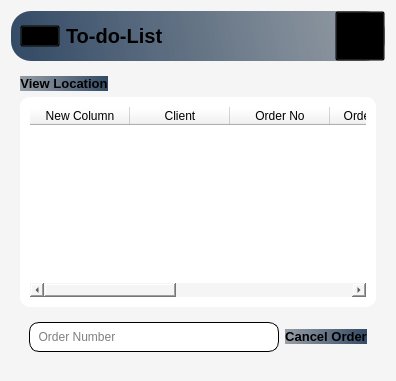
      <widget class="QWidget" name="To_do_List_page">
       <property name="styleSheet">
        <string notr="true">*{
background-color:#f5f5f5;
}
QPushButton,QLabel,#widget_78,#widget_77,#tableWidget_ToDoList{
background:transparent;
}
#HeaderFrame_12{
background-color:qlineargradient(spread:pad,x1:0,y1:0.505682,x2:1,y2:0.477,stop:0 rgba(20,47,78,219),stop:1 rgba(85,98,112,150));
 border-radius: 20px;
}
#btn_viewlocation,#btn_CancelOrder{
background-color:qlineargradient(spread:pad,x1:0,y1:0.505682,x2:1,y2:0.477,stop:0 rgba(85,98,112,150),stop:1 rgba(20,47,78,219));
 border-radius: 15px;
}
#txt_Orderno{
background-color:#fff;
border-radius: 10px;
border: 1px solid #000000
}
#widget_51{
background-color:#fff;
border-radius: 10px;
}
#accountBtn_13:hover{
background-color:#ececec;
 border-radius: 20px;
}
#btn_viewlocation:hover,#btn_CancelOrder:hover{
background-color:#ececec;
}</string>
       </property>
       <layout class="QVBoxLayout" name="verticalLayout_36">
        <item>
         <widget class="QWidget" name="widget_48" native="true">
          <layout class="QVBoxLayout" name="verticalLayout_37">
           <property name="leftMargin">
            <number>0</number>
           </property>
           <property name="topMargin">
            <number>0</number>
           </property>
           <property name="rightMargin">
            <number>0</number>
           </property>
           <property name="bottomMargin">
            <number>0</number>
           </property>
           <item alignment="Qt::AlignTop">
            <widget class="QWidget" name="HeaderFrame_12" native="true">
             <property name="autoFillBackground">
              <bool>false</bool>
             </property>
             <layout class="QHBoxLayout" name="horizontalLayout_90">
              <property name="spacing">
               <number>0</number>
              </property>
              <property name="leftMargin">
               <number>0</number>
              </property>
              <property name="topMargin">
               <number>0</number>
              </property>
              <property name="rightMargin">
               <number>0</number>
              </property>
              <property name="bottomMargin">
               <number>0</number>
              </property>
              <item alignment="Qt::AlignLeft">
               <widget class="QWidget" name="widget_77" native="true">
                <layout class="QHBoxLayout" name="horizontalLayout_91">
                 <property name="topMargin">
                  <number>0</number>
                 </property>
                 <property name="bottomMargin">
                  <number>0</number>
                 </property>
                 <item>
                  <widget class="QPushButton" name="menuBtn_13">
                   <property name="text">
                    <string/>
                   </property>
                   <property name="icon">
                    <iconset resource="Resource.qrc">
                     <normaloff>:/Black Icons/Graphics/featherBlack/menu.svg</normaloff>:/Black Icons/Graphics/featherBlack/menu.svg</iconset>
                   </property>
                   <property name="iconSize">
                    <size>
                     <width>24</width>
                     <height>24</height>
                    </size>
                   </property>
                  </widget>
                 </item>
                 <item>
                  <widget class="QLabel" name="appHeader_13">
                   <property name="font">
                    <font>
                     <pointsize>15</pointsize>
                     <weight>75</weight>
                     <bold>true</bold>
                    </font>
                   </property>
                   <property name="text">
                    <string>To-do-List</string>
                   </property>
                  </widget>
                 </item>
                </layout>
               </widget>
              </item>
              <item>
               <widget class="QWidget" name="widget_78" native="true">
                <layout class="QHBoxLayout" name="horizontalLayout_92">
                 <property name="spacing">
                  <number>0</number>
                 </property>
                 <property name="leftMargin">
                  <number>0</number>
                 </property>
                 <property name="topMargin">
                  <number>0</number>
                 </property>
                 <property name="rightMargin">
                  <number>0</number>
                 </property>
                 <property name="bottomMargin">
                  <number>0</number>
                 </property>
                 <item alignment="Qt::AlignRight">
                  <widget class="QPushButton" name="accountBtn_13">
                   <property name="minimumSize">
                    <size>
                     <width>50</width>
                     <height>50</height>
                    </size>
                   </property>
                   <property name="text">
                    <string/>
                   </property>
                   <property name="icon">
                    <iconset resource="Resource.qrc">
                     <normaloff>:/Black Icons/Graphics/featherBlack/user.svg</normaloff>:/Black Icons/Graphics/featherBlack/user.svg</iconset>
                   </property>
                   <property name="iconSize">
                    <size>
                     <width>32</width>
                     <height>32</height>
                    </size>
                   </property>
                  </widget>
                 </item>
                </layout>
               </widget>
              </item>
             </layout>
            </widget>
           </item>
           <item>
            <widget class="QWidget" name="widget_49" native="true">
             <layout class="QVBoxLayout" name="verticalLayout_38">
              <item alignment="Qt::AlignLeft">
               <widget class="QPushButton" name="btn_viewlocation">
                <property name="font">
                 <font>
                  <pointsize>10</pointsize>
                  <weight>75</weight>
                  <bold>true</bold>
                 </font>
                </property>
                <property name="text">
                 <string>View Location</string>
                </property>
                <property name="icon">
                 <iconset resource="Resource.qrc">
                  <normaloff>:/White Icons/Graphics/featherBlack/pin.png</normaloff>:/White Icons/Graphics/featherBlack/pin.png</iconset>
                </property>
                <property name="iconSize">
                 <size>
                  <width>24</width>
                  <height>24</height>
                 </size>
                </property>
               </widget>
              </item>
              <item>
               <widget class="QWidget" name="widget_51" native="true">
                <layout class="QVBoxLayout" name="verticalLayout_39">
                 <item>
                  <widget class="QTableWidget" name="tableWidget_ToDoList">
                   <property name="alternatingRowColors">
                    <bool>true</bool>
                   </property>
                   <column>
                    <property name="text">
                     <string>New Column</string>
                    </property>
                   </column>
                   <column>
                    <property name="text">
                     <string>Client</string>
                    </property>
                   </column>
                   <column>
                    <property name="text">
                     <string>Order No</string>
                    </property>
                   </column>
                   <column>
                    <property name="text">
                     <string>Ordered Date</string>
                    </property>
                   </column>
                   <column>
                    <property name="text">
                     <string>Location</string>
                    </property>
                   </column>
                   <column>
                    <property name="text">
                     <string>Status</string>
                    </property>
                   </column>
                   <column>
                    <property name="text">
                     <string>Amount</string>
                    </property>
                   </column>
                  </widget>
                 </item>
                </layout>
               </widget>
              </item>
              <item alignment="Qt::AlignHCenter">
               <widget class="QWidget" name="widget_50" native="true">
                <property name="minimumSize">
                 <size>
                  <width>0</width>
                  <height>20</height>
                 </size>
                </property>
                <layout class="QHBoxLayout" name="horizontalLayout_23">
                 <item>
                  <widget class="QLineEdit" name="txt_Orderno">
                   <property name="minimumSize">
                    <size>
                     <width>250</width>
                     <height>30</height>
                    </size>
                   </property>
                   <property name="placeholderText">
                    <string>  Order Number</string>
                   </property>
                  </widget>
                 </item>
                 <item>
                  <widget class="QPushButton" name="btn_CancelOrder">
                   <property name="font">
                    <font>
                     <pointsize>10</pointsize>
                     <weight>75</weight>
                     <bold>true</bold>
                    </font>
                   </property>
                   <property name="text">
                    <string>Cancel Order</string>
                   </property>
                   <property name="icon">
                    <iconset resource="Resource.qrc">
                     <normaloff>:/White Icons/Graphics/featherBlack/cancel.png</normaloff>:/White Icons/Graphics/featherBlack/cancel.png</iconset>
                   </property>
                   <property name="iconSize">
                    <size>
                     <width>24</width>
                     <height>24</height>
                    </size>
                   </property>
                  </widget>
                 </item>
                </layout>
               </widget>
              </item>
             </layout>
            </widget>
           </item>
          </layout>
         </widget>
        </item>
       </layout>
      </widget>
